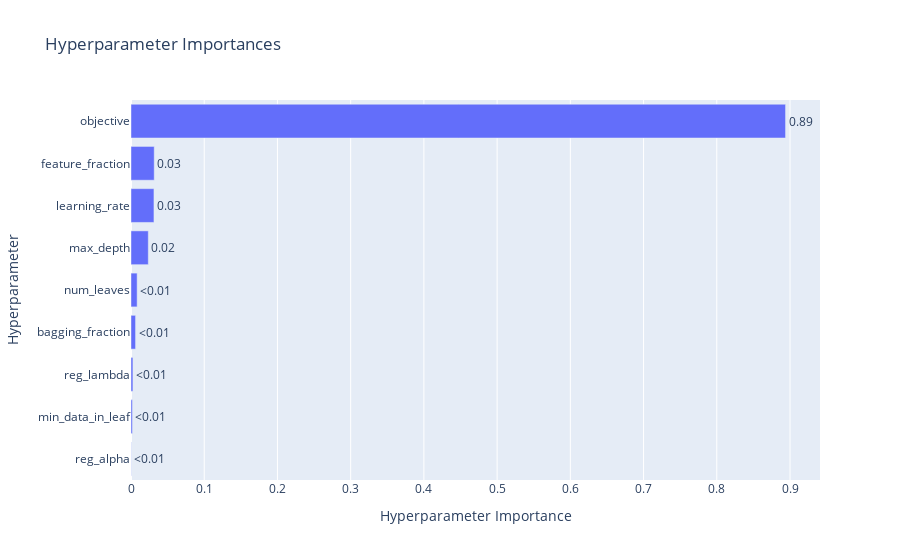

The code cell stored with this chart in its notebook:
### Code cell
booster.study_plot('param_importances')

### Figure 1 — Plotly figure (JSON) as saved in the notebook; plotly's stock layout.template omitted (floating-point values rounded to 4 significant figures)
{"data": [{"cliponaxis": false, "hovertemplate": ["reg_alpha (FloatDistribution): 0.00027993652365512696<extra></extra>", "min_data_in_leaf (IntDistribution): 0.0019271973375806818<extra></extra>", "reg_lambda (FloatDistribution): 0.0026211164524174223<extra></extra>", "bagging_fraction (FloatDistribution): 0.006215741053400796<extra></extra>", "num_leaves (IntDistribution): 0.008386166259073598<extra></extra>", "max_depth (IntDistribution): 0.023613712837127272<extra></extra>", "learning_rate (FloatDistribution): 0.03133904316208028<extra></extra>", "feature_fraction (FloatDistribution): 0.0317156028279955<extra></extra>", "objective (CategoricalDistribution): 0.8939014835466692<extra></extra>"], "name": "Objective Value", "orientation": "h", "text": ["<0.01", "<0.01", "<0.01", "<0.01", "<0.01", "0.02", "0.03", "0.03", "0.89"], "textposition": "outside", "type": "bar", "x": [0.0002799, 0.001927, 0.002621, 0.006216, 0.008386, 0.02361, 0.03134, 0.03172, 0.8939], "y": ["reg_alpha", "min_data_in_leaf", "reg_lambda", "bagging_fraction", "num_leaves", "max_depth", "learning_rate", "feature_fraction", "objective"]}], "layout": {"title": {"text": "Hyperparameter Importances"}, "xaxis": {"title": {"text": "Hyperparameter Importance"}}, "yaxis": {"title": {"text": "Hyperparameter"}}}}
